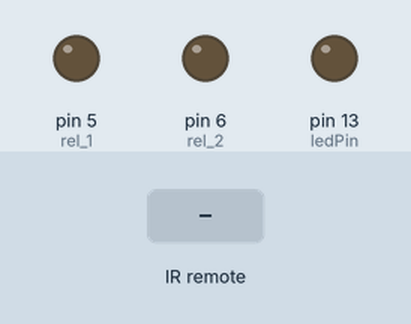
Bench run of a sketch on a simulated Arduino Uno, built with avr-gcc and run on an emulated ATmega328P. On the bench: output pins drawn as LEDs (lit = HIGH). The test bench sets the inputs (shaded band).

Above: at 1.2 s.
1.3 s: infrared code 0xFFA25D received
At 2.5 s:
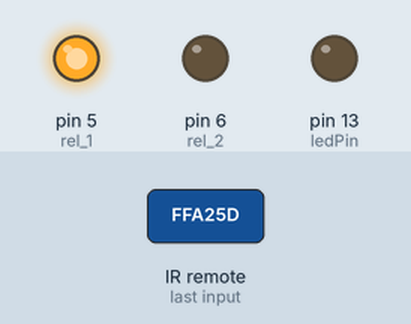
2.8 s: infrared code 0xFFE21D received
At 3.8 s:
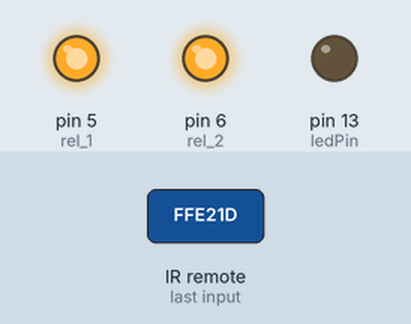
4.3 s: infrared code 0xFFA25D received
At 4.9 s:
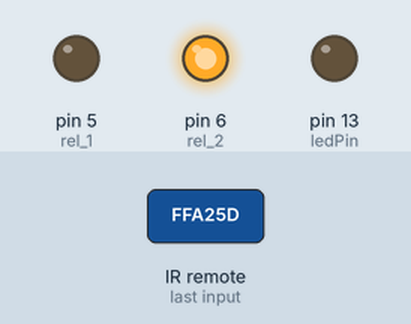
Timing chart, 0 to 7.3 s (numbered marks = the images above; inputs shaded):
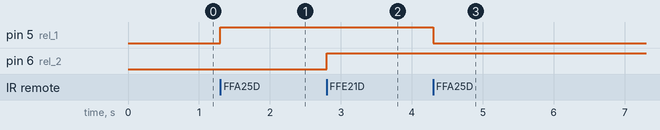

Measured:
- after the input at 1.3 s, pin 5 (rel_1): LOW → HIGH at once
- after the input at 2.8 s, pin 6 (rel_2): LOW → HIGH at once
- after the input at 4.3 s, pin 5 (rel_1): HIGH → LOW at once

The sketch:

IRrecv_przyciski1_przekaznik.ino
```cpp
#include <IRremote.h>

int ledPin = 13;
int rel_1 = 5;
int rel_2 = 6;
int RECV_PIN = 3;


IRrecv irrecv(RECV_PIN);
decode_results results;

void setup()
{

  pinMode(ledPin, OUTPUT);
  pinMode(rel_1, OUTPUT);
  pinMode(rel_2, OUTPUT);
  irrecv.enableIRIn(); // Start the receiver
  irrecv.blink13(true);
}

int on1 = 0;
int on2 = 0;
unsigned long last = millis();

void loop()
{

  if (irrecv.decode(&results))
   {
     if(results.value == 0xFFA25D) //jeśli wciśnięty CH-
       {
        if(millis() - last > 100)
          {
            on1 = !on1;
            digitalWrite(rel_1, on1 ? HIGH:LOW);
          }
        last = millis();
       }

       if(results.value == 0xFFE21D) //jeśli wciśnięty CH-
       {
        if(millis() - last > 100)
          {
            on2 = !on2;
            digitalWrite(rel_2, on2 ? HIGH:LOW);
          }
        last = millis();
       }
    irrecv.resume(); // Receive the next value
   }
}
```
